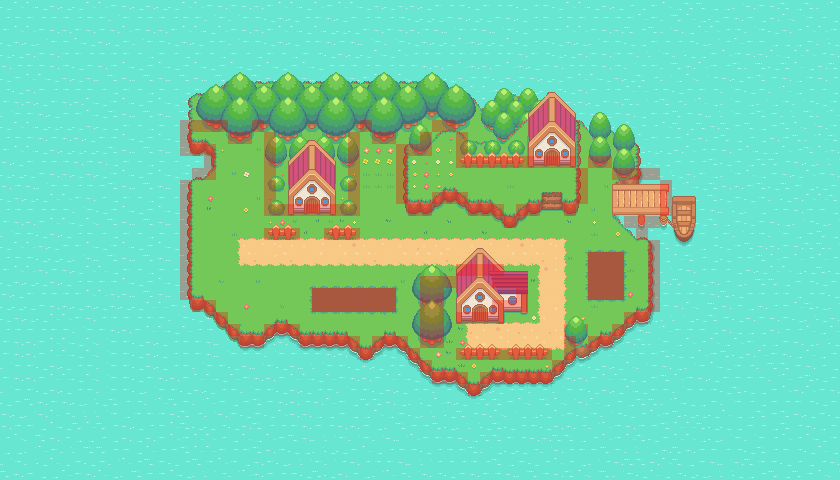

A level layout from a 2D game, rendered from its tile map. Below: a short description, then the map file with tile-grid data replaced by summaries:
An orthogonal 70x40 tile map with 12x12 px tiles, 15 tile layers (Ocean, Island, Trees, Trees 2, ...), 2 tilesets.

<map version="1.10" tiledversion="1.12.2" orientation="orthogonal" renderorder="right-down" width="70" height="40" tilewidth="12" tileheight="12" infinite="0" nextlayerid="27" nextobjectid="1">
 <editorsettings>
  <export target="pallet-town.json" format="json" />
 </editorsettings>
 <tileset firstgid="1" source="pokemonStyleGameTileset.tsx" />
 <tileset firstgid="1025" source="collisionTileset.tsx" />
 <layer id="1" name="Ocean" width="70" height="40">
  <data>[2800 cells, 2800 non-empty, 9 distinct tile ids]</data>
 </layer>
 <layer id="5" name="Island" width="70" height="40">
  <data>[2800 cells, 909 non-empty, 119 distinct tile ids]</data>
 </layer>
 <layer id="11" name="Trees" width="70" height="40">
  <data>[2800 cells, 120 non-empty, 22 distinct tile ids]</data>
 </layer>
 <layer id="12" name="Trees 2" width="70" height="40">
  <data>[2800 cells, 130 non-empty, 23 distinct tile ids]</data>
 </layer>
 <layer id="13" name="Trees 3" width="70" height="40">
  <data>[2800 cells, 96 non-empty, 22 distinct tile ids]</data>
 </layer>
 <layer id="16" name="Plateau" width="70" height="40">
  <data>[2800 cells, 127 non-empty, 85 distinct tile ids]</data>
 </layer>
 <layer id="6" name="Flowers and Grass" width="70" height="40">
  <data>[2800 cells, 93 non-empty, 31 distinct tile ids]</data>
 </layer>
 <group id="17" name="Objects">
  <layer id="15" name="Bushes" width="70" height="40">
   <data>[2800 cells, 28 non-empty, 4 distinct tile ids]</data>
  </layer>
  <layer id="8" name="Fence" width="70" height="40">
   <data>[2800 cells, 41 non-empty, 9 distinct tile ids]</data>
  </layer>
  <layer id="14" name="House Trees" width="70" height="40">
   <data>[2800 cells, 38 non-empty, 8 distinct tile ids]</data>
  </layer>
  <layer id="4" name="House" width="70" height="40">
   <data>[2800 cells, 112 non-empty, 84 distinct tile ids]</data>
  </layer>
  <layer id="10" name="Dock" width="70" height="40">
   <data>[2800 cells, 42 non-empty, 42 distinct tile ids]</data>
  </layer>
 </group>
 <layer id="20" name="Collisions" width="70" height="40" opacity="0.3">
  <data>[2800 cells, 185 non-empty, 1 distinct tile ids]</data>
 </layer>
 <layer id="26" name="Battle Zones" width="70" height="40" opacity="0.5">
  <data>[2800 cells, 26 non-empty, 1 distinct tile ids]</data>
 </layer>
 <layer id="22" name="Foreground Objects" width="70" height="40">
  <data>[2800 cells, 45 non-empty, 26 distinct tile ids]</data>
 </layer>
</map>
